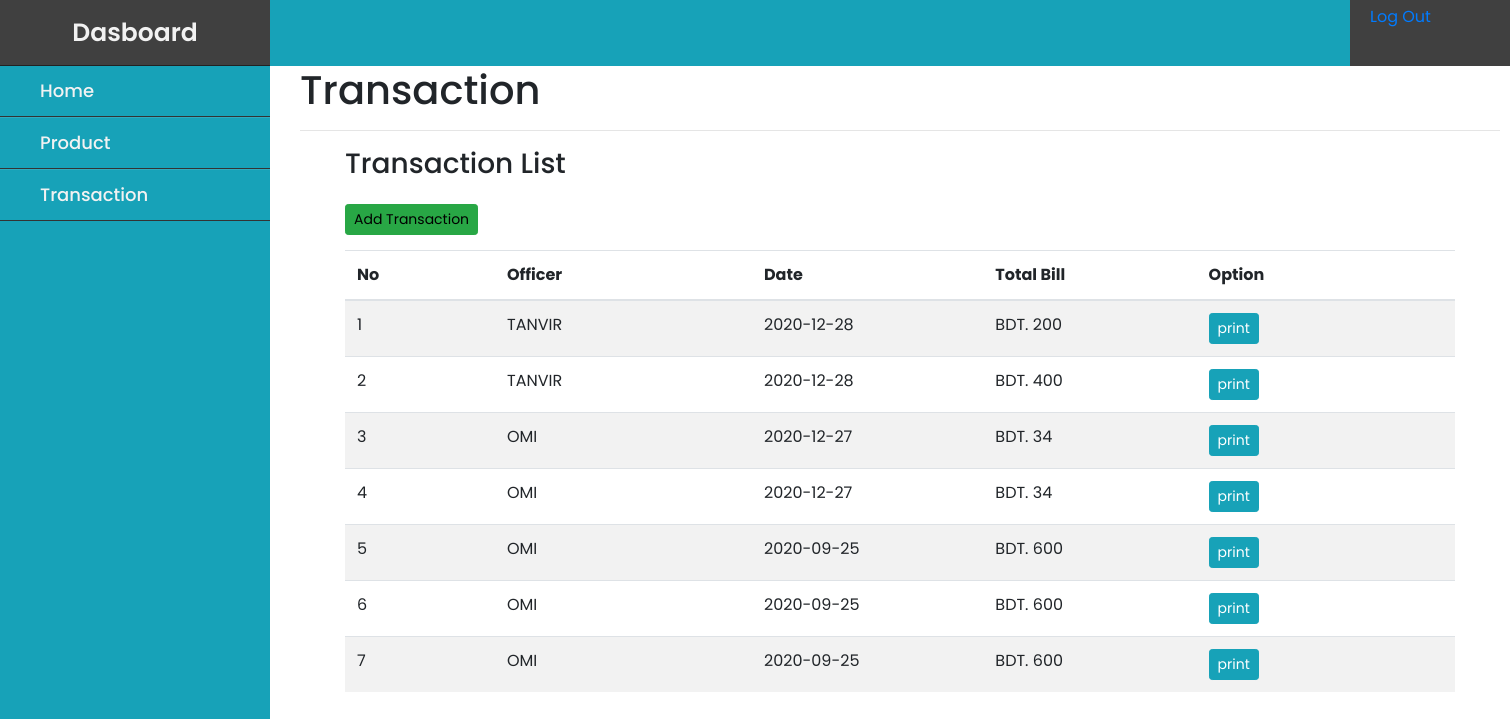
The app's page /order.php with its own data.
### tables this page shows
CREATE TABLE `invoice` (
  `invoice_id` int(11) NOT NULL,
  `cashier_name` varchar(100) NOT NULL,
  `order_date` date NOT NULL,
  `time_order` varchar(50) NOT NULL,
  `total` float NOT NULL,
  `paid` float NOT NULL,
  `due` float NOT NULL
);

### order.php (the view, shortened to what this page needs)
<?php
$servername = "localhost";
$username = "root";
$password = "";
$dbname = "supershop";
$conn = mysqli_connect($servername, $username, $password, $dbname);
    if($_SESSION['role']=="admin"){
        include_once'dashadmin.php';
    }else{
        include_once'dashop.php';
    }
?>
<html>
    <head>
<link rel="stylesheet" href="css/dashboard.css">
<link rel="stylesheet" href="css/bootstrap.min.css">
<link rel="stylesheet" href="css/fontawesome.min.css">
<link rel="stylesheet" href="css/all.min.css">
</head>
    <body>
<nav class="nav-header">
<div class="nav-user-menu">
<div class="drop-down">
<?php echo '<span class="username">' .  $_SESSION['username'] . '</span>'; ?>
<a href="logout.php">Log Out</a>
</div>
</div>
</nav>
<div class="content-b">
    <section class="content-header">
      <h1>
       Transaction
      </h1>
      <hr>
    </section>
    <section class="container">
        <div class="box box-success">
            <div class="box-header with-border">
                <h3 class="box-title">Transaction List</h3>
                <a href="create_order.php" class="btn btn-success btn-sm ">Add Transaction</a>
            </div>
            <div class="box-body">
                <div style="overflow-x:auto;">
                    <table class="table table-striped" id="myOrder">
                        <thead>
                            <tr>
                                <th style="width:10px;">No</th>
                                <th style="width:50px;">Officer</th>
                                <th style="width:50px;">Date</th>
                                <th style="width:50px;">Total Bill</th>
                                <th style="width:50px;">Option</th>
                            </tr>
                        </thead>
                        <tbody>
                            <?php
                            $no = 1;
                            $sql=" SELECT * FROM invoice ORDER BY invoice_id DESC";
                            $result = mysqli_query($conn, $sql);
                            while($row = mysqli_fetch_assoc($result)){
                                $tol=json_decode(json_encode($row),FALSE);
                            ?>
                                <tr>
                                <td><?php echo $no++ ; ?></td>
                                <td class="text-uppercase"><?php echo $tol->cashier_name; ?></td>
                                <td><?php echo $tol->order_date; ?></td>
                                <td>BDT. <?php echo number_format($tol->total); ?></td>
                                <td>
                                    <a href="pdf.php?id=<?php echo $tol->invoice_id; ?>" target="_blank" class="btn btn-info btn-sm">print</i></a>
                                </td>
                                </tr>
                            <?php
                            }
                            ?>
                        </tbody>
                    </table>
                </div>
            </div>
        </div>
    </section>
  </div>
    </body>
</html>

### dashop.php (shortened to what this page needs)
<!DOCTYPE html>
<html lang="en">
<head>
<link rel="stylesheet" href="css/bootstrap.min.css">
<link rel="stylesheet" href="css/fontawesome.min.css">
<link rel="stylesheet" href="css/all.min.css">
<link rel="stylesheet" href="css/dashadmin.css">
</head>
<body>
<div class="wrapper">
      <nav id="sidebar">
        <div class="title">
Dasboard</div>
<ul class="list-items">
<li><a href="dashboard.php"></i>Home</a></li>
<li><a href="product.php"></i>Product</a></li>
<li><a href="order.php"></i>Transaction</a></li>
</ul>
</nav>
    </div>
</body>
</html>

### css/dashadmin.css (style rules this page uses)
* { margin: 0; padding: 0; box-sizing: border-box; font-family: sans-serif; }
.wrapper { height: 100%; width: 300px; position: relative; }
#sidebar { position: fixed; background: #17a2b8; height: 100%; width: 270px; overflow: hidden; transition: all 0.3s ease; }
#sidebar .title { line-height: 65px; text-align: center; background:#404040; font-size: 25px; font-weight: 600; color: #f2f2f2; border-bottom: 1px solid #222; }
#sidebar .list-items { position: relative; background: #17a2b8; width: 100%; height: 100%; list-style: none; }
#sidebar .list-items li { padding-left: 40px; line-height: 50px; border-top: 1px solid rgba(255,255,255,0.1); border-bottom: 1px solid #333; transition: all 0.3s ease; }
#sidebar .list-items li:first-child { border-top: none; }
#sidebar .list-items li a { color: #f2f2f2; text-decoration: none; font-size: 18px; font-weight: 500; height: 100%; width: 100%; display: block; }

### css/dashboard.css (style rules this page uses)
* { font-family: 'Poppins', sans-serif; box-sizing: border-box; }
.nav-header { height: 66px; background: #17a2b8; width: 100%; }
.nav-user-menu { float: right; height: 66px; width: 160px; background-color:#404040; }
.username { color:#f2f2f2; background:#404040; padding: 10px; font-size: 20px; font-weight: 400; height: 35px; }

### order.php (style rules this page uses)
.content-b { margin-left: 300px ; max-width: 1200px; width:1200px; display: inline-block; }
.btn-success { margin-bottom: 15px; margin-top: 15px; color: black; }

### records on screen
invoice: cashier_name "TANVIR", order_date "2020-12-28", total "200"
invoice: cashier_name "TANVIR", order_date "2020-12-28", total "400"
invoice: cashier_name "OMI", order_date "2020-12-27", total "34"
invoice: cashier_name "OMI", order_date "2020-12-27", total "34"
invoice: cashier_name "OMI", order_date "2020-09-25", total "600"
invoice: cashier_name "OMI", order_date "2020-09-25", total "600"
invoice: cashier_name "OMI", order_date "2020-09-25", total "600"
